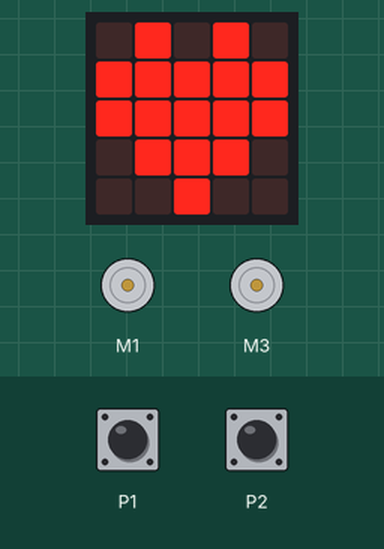
Bench run of a program on a simulated BBC micro:bit (MakeCode). Shown: the board's 5×5 LED display, 2 × DC motor (green arrow = forward, orange = backward, longer = faster). The test bench sets the inputs (shaded band); at power-on: P1 LOW, P2 LOW.

Above: at 0.1 s.
2.0 s: P1 pulled HIGH for 0.15 s
At 3.3 s:
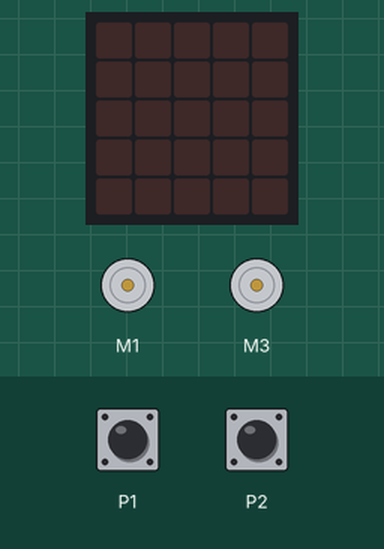
3.6 s: P2 pulled HIGH for 0.15 s
At 4.6 s:
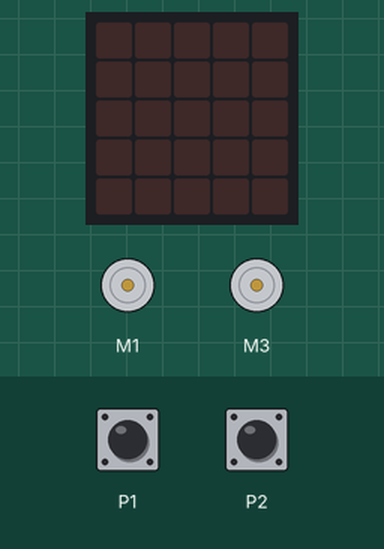
5.2 s: P2 pulled HIGH for 3.2 s
At 6.4 s:
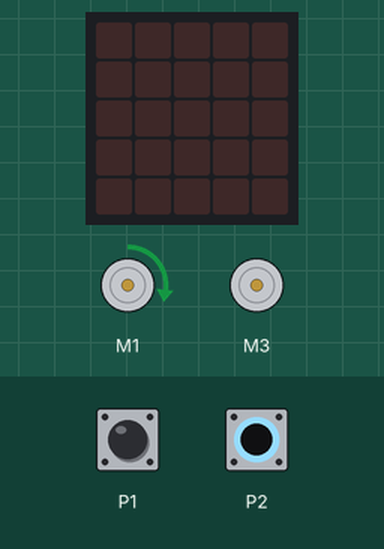
9.9 s: P1 pulled HIGH for 3.2 s
At 10.2 s:
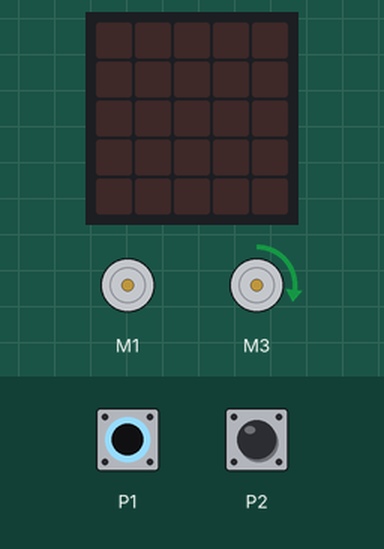
14.6 s: P1 driven HIGH and P2 driven HIGH
At 15.2 s:
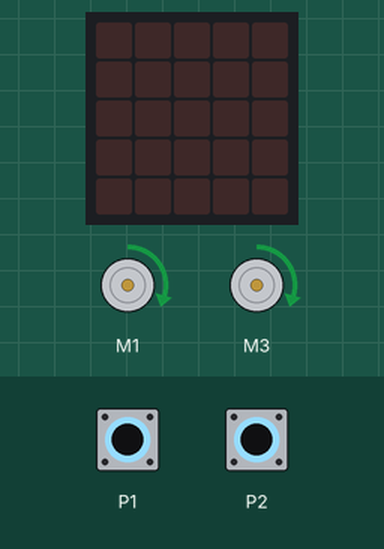
Timing chart, 0 to 17.1 s (numbered marks = the images above; inputs shaded):
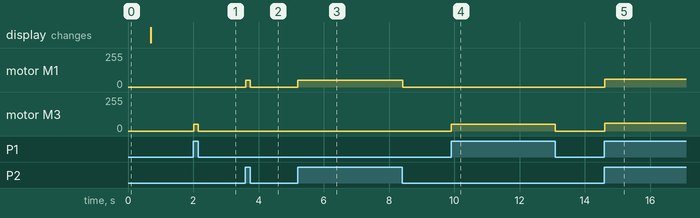

Measured:
- after the input at 2.0 s, motor M3: stopped → forward 50/255 at once, → stopped 0.14 s later
- after the input at 3.6 s, motor M1: stopped → forward 50/255 at once, → stopped 0.14 s later
- after the input at 5.2 s, motor M1: stopped → forward 50/255 at once, → stopped 3.2 s later
- after the input at 9.9 s, motor M3: stopped → forward 50/255 at once, → stopped 3.2 s later
- after the input at 14.6 s, motor M1, motor M3: stopped → forward 60/255 at once

The program:

main.ts
```typescript
basic.showIcon(IconNames.Heart)
basic.pause(100)
basic.clearScreen()
basic.forever(function () {
    if (pins.digitalReadPin(DigitalPin.P1) == 1 && pins.digitalReadPin(DigitalPin.P2) == 1) {
        robotbit.MotorRunDual(
        robotbit.Motors.M1A,
        60,
        robotbit.Motors.M2A,
        60
        )
    } else if (pins.digitalReadPin(DigitalPin.P1) == 1 && pins.digitalReadPin(DigitalPin.P2) == 0) {
        robotbit.MotorRunDual(
        robotbit.Motors.M1A,
        0,
        robotbit.Motors.M2A,
        50
        )
    } else if (pins.digitalReadPin(DigitalPin.P1) == 0 && pins.digitalReadPin(DigitalPin.P2) == 1) {
        robotbit.MotorRunDual(
        robotbit.Motors.M1A,
        50,
        robotbit.Motors.M2A,
        0
        )
    } else if (pins.digitalReadPin(DigitalPin.P1) == 0 && pins.digitalReadPin(DigitalPin.P2) == 0) {
        robotbit.MotorRunDual(
        robotbit.Motors.M1A,
        0,
        robotbit.Motors.M2A,
        0
        )
    }
})
```

test.ts
```typescript
// 在這裡測試；當此封包作為擴充功能時，將不會編譯此內容。
```
